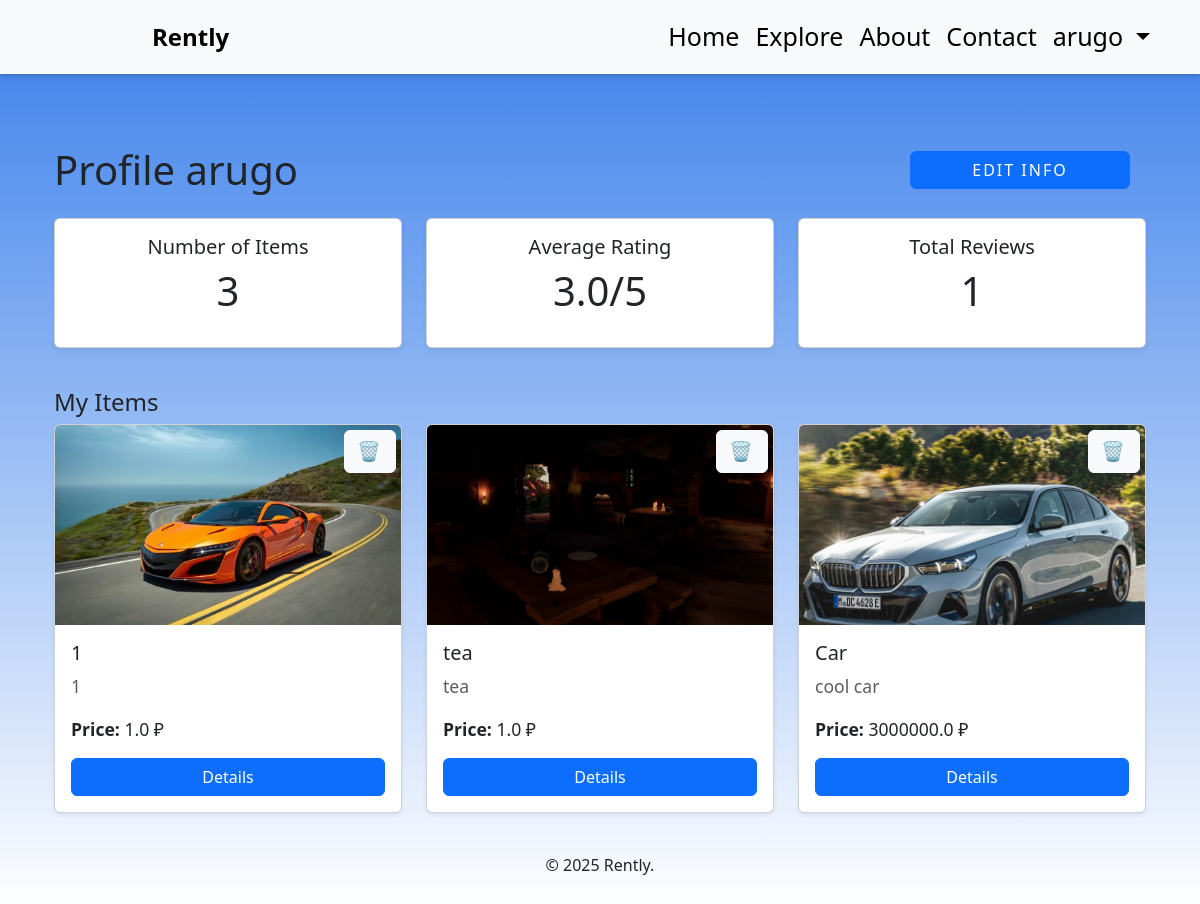
Screenshot of /profile (signed in) with the database file from the repository.
### data/models.py (models this page shows, shortened)
class User(SqlAlchemyBase, UserMixin):
    __tablename__ = 'users'
    id = Column(Integer, primary_key=True)
    username = Column(String(50), unique=True, nullable=False)
    email = Column(String(100), unique=True, nullable=False)
    password = Column(String(255), nullable=False)
    created_at = Column(TIMESTAMP, server_default=func.now())
    seller_rating = Column(Float, default=0.0)
    items = relationship("Item", back_populates="owner", cascade="all, delete-orphan")
    comments = relationship("Comment", back_populates="user", cascade="all, delete-orphan")

class Item(SqlAlchemyBase):
    __tablename__ = 'items'
    id = Column(Integer, primary_key=True)
    title = Column(String, nullable=False)
    description = Column(String, nullable=False)
    category = Column(String, nullable=False)
    price = Column(Float)
    image_path = Column(String, nullable=False)
    additional_images_json = Column(Text, nullable=True)
    created_at = Column(TIMESTAMP, server_default=func.now())
    user_id = Column(Integer, ForeignKey('users.id'), nullable=False)
    owner = relationship("User", back_populates="items")
    comments = relationship("Comment", back_populates="item", cascade="all, delete-orphan")
    @property
    def additional_images(self):
        if self.additional_images_json:
            return json.loads(self.additional_images_json)
        return []

### app.py (the view)
@app.route('/profile')
@login_required
def profile():
    session = create_session()
    items = session.query(Item).filter(Item.user_id == current_user.id).all()
    total_items = len(items)
    number_of_comments = 0
    for it in items:
        number_of_comments += len(it.comments)
    average_rating = current_user.seller_rating
    session.close()
    return render_template('profile.html',
                           items=items,
                           total_items=total_items,
                           number_of_comments=number_of_comments,
                           average_rating=average_rating)

### app.py (called while the page is built)
@login_manager.user_loader
def load_user(user_id):
    session = create_session()
    user = session.query(User).get(int(user_id))
    session.close()
    return user

@app.before_request
def before_request():
    g.user = current_user

### data/db_session.py (called while the page is built)
def create_session() -> Session:
    global __factory
    return __factory()

### templates/profile.html (shortened to what this page needs)
{% extends "base.html" %}
{% block content %}
<div class="container mt-5" style="font-size: 1.1rem;">
    <div class="d-flex justify-content-between align-items-center mb-4">
        <h1 class="mb-0">Profile {{ current_user.username }}</h1>
        <a href="{{ url_for('edit_profile') }}">
            <button style="min-width: 220px; white-space: nowrap;" class="btn btn-primary me-3">
                Edit Info
            </button>
        </a>
    </div>
    <div class="row mb-4">
        <div class="col-md-4 mb-3">
            <div class="card shadow-sm h-100">
                <div class="card-body text-center">
                    <h5 class="card-title">Number of Items</h5>
                    <p class="display-6">{{ total_items }}</p>
                </div>
            </div>
        </div>
        <div class="col-md-4 mb-3">
            <div class="card shadow-sm h-100">
                <div class="card-body text-center">
                    <h5 class="card-title">Average Rating</h5>
                    {% if average_rating > 0 %}
                        <p class="display-6">{{ average_rating|round(1) }}/5</p>
                    {% else %}
                        <p class="text-muted">no ratings</p>
                    {% endif %}
                </div>
            </div>
        </div>
        <div class="col-md-4 mb-3">
            <div class="card shadow-sm h-100">
                <div class="card-body text-center">
                    <h5 class="card-title">Total Reviews</h5>
                    <p class="display-6">{{ number_of_comments }}</p>
                </div>
            </div>
        </div>
    </div>
    <h4>My Items</h4>
    {% if items %}
        <div class="row">
            {% for item in items %}
            <div class="col-md-4 mb-4">
                <div class="card h-100 shadow-sm position-relative">
                    <form method="POST"
                      action="{{ url_for('delete_item', item_id=item.id) }}"
                      onsubmit="return confirm('Are you sure you want to delete this item?');"
                      style="position: absolute; top: 5px; right: 5px; z-index: 10;">
                    <button type="submit"
                            class="btn btn-light"
                            style="font-size: 1.2rem; width: auto;"
                            title="Delete this item">
                        &#128465;
                    </button>
                    </form>
                    <img src="{{ url_for('static', filename=item.image_path.replace('\\', '/').lstrip('static/')) }}"
                         class="card-img-top"
                         style="height: 200px; object-fit: cover;">
                    <div class="card-body d-flex flex-column">
                        <h5 class="card-title">{{ item.title }}</h5>
                        <p class="card-text text-muted">
                            {{ item.description|truncate(100) }}
                        </p>
                        {% if not item.price or item.price == 0 %}
                            <p class="card-text"><strong>Price:</strong> Для аренды</p>
                        {% else %}
                            <p class="card-text"><strong>Price:</strong> {{ item.price }} ₽</p>
                        {% endif %}
                        <a href="{{ url_for('item_detail', item_id=item.id) }}" class="btn btn-primary mt-auto">
                            Details
                        </a>
                    </div>
                </div>
            </div>
            {% endfor %}
        </div>
    {% else %}
        <p>You don't have any items yet.</p>
    {% endif %}
</div>
{% endblock %}

### templates/base.html (shortened to what this page needs)
<!DOCTYPE html>
<html lang="en">
<head>
    <link rel="stylesheet" href="https://cdnjs.cloudflare.com/ajax/libs/bootstrap/5.3.0/css/bootstrap.min.css">
    <link rel="stylesheet" href="/static/css/styles.css">
    <link rel="stylesheet" href="{{ url_for('static', filename='styles.css') }}">
</head>
<body class="site-background">
    <nav class="navbar navbar-expand-lg navbar-light bg-light">
        <div class="container">
            <a href="/" style="padding-left: 100px;" class="navbar-brand">Rently</a>
            <div class="collapse navbar-collapse" id="navbarSupportedContent">
                <ul class="navbar-nav ms-auto">
                    <li class="nav-item">
                        <a href="/" class="nav-link" style="font-size: 25px;">Home</a>
                    </li>
                    <li class="nav-item">
                        <a href="/explore" class="nav-link" style="font-size: 25px;">Explore</a>
                    </li>
                    <li class="nav-item">
                        <a href="/about" class="nav-link" style="font-size: 25px;">About</a>
                    </li>
                    <li class="nav-item">
                        <a href="/contact" class="nav-link" style="font-size: 25px;">Contact</a>
                    </li>
                    {% if current_user.is_authenticated %}
                        <li class="nav-item dropdown">
                            <a class="nav-link dropdown-toggle" href="#" id="userDropdown" role="button"
                               data-bs-toggle="dropdown" aria-expanded="false" style="font-size: 25px;">
                                {{ current_user.username }}
                            </a>
                        </li>
                    {% else %}
                        <li class="nav-item">
                            <a href="/login" class="nav-link" style="font-size: 25px;">
                                <button class="btn btn-outline-primary">Login</button>
                            </a>
                        </li>
                    {% endif %}
                </ul>
            </div>
        </div>
    </nav>
    <div class="container mt-4">
        {% block content %}
        {% endblock %}
    </div>
    <footer class="text-center py-3">
        <p>© 2025 Rently.</p>
    </footer>
</body>
</html>

### static/css/styles.css (style rules this page uses)
.site-background { background-image: linear-gradient(#387eeb, white); background-size: cover; background-position: center; background-attachment: fixed; background-repeat: no-repeat; min-height: 100vh; display: flex; flex-direction: column; }
.navbar { background-color: white; padding: 10px 20px; display: flex; justify-content: space-between; align-items: center; box-shadow: 0 2px 5px rgba(0, 0, 0, 0.2); }
.navbar-brand { color: black; font-size: 24px; font-weight: bold; text-decoration: none; margin: 0 10px; }
.nav-link { color: black; text-decoration: none; font-size: 18px; transition: color 0.3s ease; }
button { width: 100px; background-color: #fff; color: black; position: relative; padding: 10px 20px; border-radius: 7px; border: 1px solid rgb(61, 106, 255); font-size: 14px; text-transform: uppercase; font-weight: 600; letter-spacing: 2px; background: transparent; overflow: hidden; box-shadow: 0 0 0 0 transparent; -webkit-transition: all 0.2s ease-in; -moz-transition: all 0.2s ease-in; transition: all 0.2s ease-in; }
button::before { content: ''; display: block; width: 0px; height: 86%; position: absolute; top: 7%; left: 0%; opacity: 0; background: #fff; box-shadow: 0 0 50px 30px #fff; -webkit-transform: skewX(-20deg); -moz-transform: skewX(-20deg); -ms-transform: skewX(-20deg); -o-transform: skewX(-20deg); transform: skewX(-20deg); }

### rows the page displays
User: username "arugo", seller_rating "3.0"
Item: image_path (picture), title "1", description "1", price "1.0"
Item: image_path (picture), title "tea", description "tea", price "1.0"
Item: image_path (picture), title "Car", description "cool car", price "3000000.0"

### other values shown
{{ total_items }} "3"
{{ number_of_comments }} "1"
